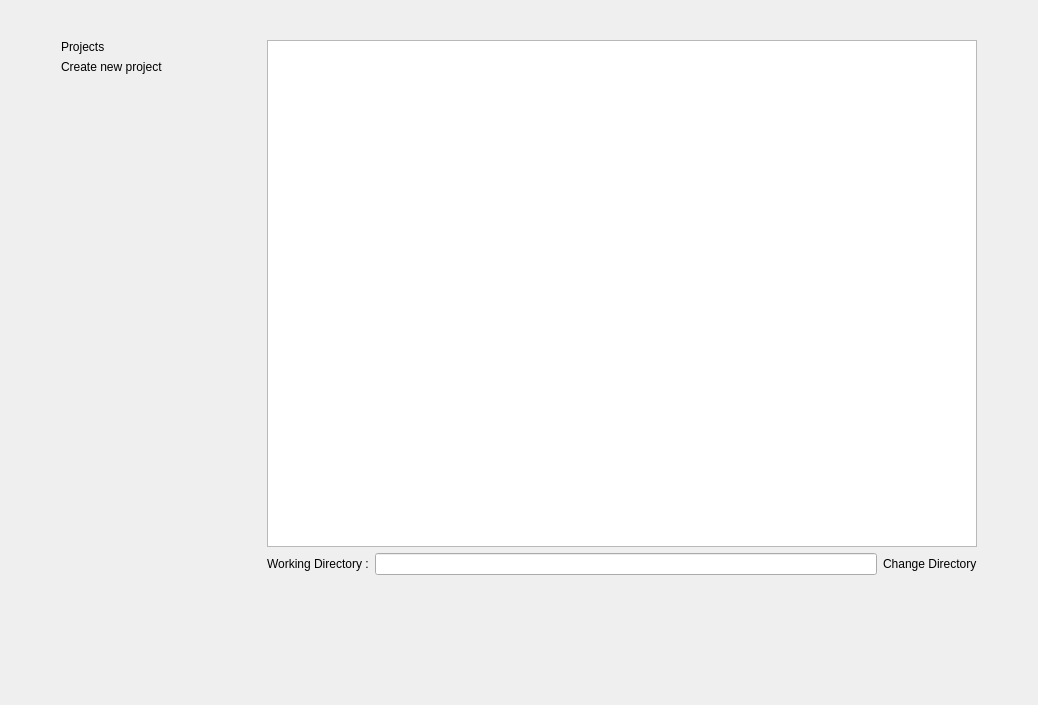
<?xml version="1.0" encoding="UTF-8"?>
<ui version="4.0">
 <class>HomeWidget</class>
 <widget class="QWidget" name="HomeWidget">
  <property name="geometry">
   <rect>
    <x>0</x>
    <y>0</y>
    <width>1038</width>
    <height>705</height>
   </rect>
  </property>
  <property name="windowTitle">
   <string>Form</string>
  </property>
  <layout class="QVBoxLayout" name="verticalLayout_3" stretch="0,5,1">
   <item>
    <widget class="QLabel" name="label_2">
     <property name="text">
      <string/>
     </property>
     <property name="pixmap">
      <pixmap resource="../resources/logo/logo.qrc">:/splash.png</pixmap>
     </property>
     <property name="alignment">
      <set>Qt::AlignCenter</set>
     </property>
    </widget>
   </item>
   <item>
    <widget class="QWidget" name="widget" native="true">
     <layout class="QVBoxLayout" name="verticalLayout_2">
      <property name="leftMargin">
       <number>50</number>
      </property>
      <property name="rightMargin">
       <number>50</number>
      </property>
      <item>
       <layout class="QHBoxLayout" name="horizontalLayout">
        <item>
         <layout class="QVBoxLayout" name="verticalLayout">
          <item>
           <widget class="QLabel" name="titleProjects">
            <property name="text">
             <string>Projects</string>
            </property>
           </widget>
          </item>
          <item>
           <widget class="ClickableLabel" name="clickToCreateNewPro">
            <property name="minimumSize">
             <size>
              <width>200</width>
              <height>0</height>
             </size>
            </property>
            <property name="text">
             <string>Create new project</string>
            </property>
           </widget>
          </item>
          <item>
           <spacer name="verticalSpacer">
            <property name="orientation">
             <enum>Qt::Vertical</enum>
            </property>
            <property name="sizeHint" stdset="0">
             <size>
              <width>20</width>
              <height>40</height>
             </size>
            </property>
           </spacer>
          </item>
         </layout>
        </item>
        <item>
         <widget class="QTreeWidget" name="treeWidget">
          <property name="focusPolicy">
           <enum>Qt::NoFocus</enum>
          </property>
          <property name="editTriggers">
           <set>QAbstractItemView::NoEditTriggers</set>
          </property>
          <attribute name="headerVisible">
           <bool>false</bool>
          </attribute>
          <attribute name="headerDefaultSectionSize">
           <number>500</number>
          </attribute>
          <column>
           <property name="text">
            <string>1</string>
           </property>
          </column>
          <column>
           <property name="text">
            <string>2</string>
           </property>
          </column>
         </widget>
        </item>
       </layout>
      </item>
      <item>
       <layout class="QHBoxLayout" name="horizontalLayout_2">
        <item>
         <widget class="QLabel" name="label">
          <property name="minimumSize">
           <size>
            <width>200</width>
            <height>0</height>
           </size>
          </property>
          <property name="text">
           <string/>
          </property>
         </widget>
        </item>
        <item>
         <widget class="QLabel" name="titleWDir">
          <property name="text">
           <string>Working Directory :</string>
          </property>
         </widget>
        </item>
        <item>
         <widget class="QLineEdit" name="workingDirLineEdit">
          <property name="enabled">
           <bool>true</bool>
          </property>
          <property name="readOnly">
           <bool>true</bool>
          </property>
         </widget>
        </item>
        <item>
         <widget class="ClickableLabel" name="clickToChangeWDir">
          <property name="minimumSize">
           <size>
            <width>0</width>
            <height>0</height>
           </size>
          </property>
          <property name="text">
           <string>Change Directory</string>
          </property>
         </widget>
        </item>
       </layout>
      </item>
     </layout>
    </widget>
   </item>
   <item>
    <spacer name="verticalSpacer_3">
     <property name="orientation">
      <enum>Qt::Vertical</enum>
     </property>
     <property name="sizeHint" stdset="0">
      <size>
       <width>20</width>
       <height>40</height>
      </size>
     </property>
    </spacer>
   </item>
  </layout>
 </widget>
 <customwidgets>
  <customwidget>
   <class>ClickableLabel</class>
   <extends>QLabel</extends>
   <header>ui/util/clickablelabel.h</header>
  </customwidget>
 </customwidgets>
 <resources>
  <include location="../resources/logo/logo.qrc"/>
 </resources>
 <connections/>
</ui>
